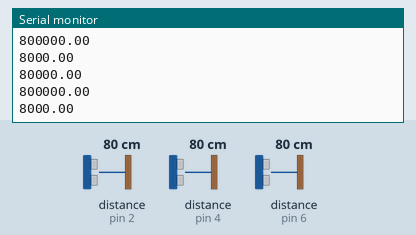
The sketch below on a simulated Arduino Uno, built with avr-gcc and run on an emulated ATmega328P. Parts: the last lines printed to the serial monitor. The inputs (shaded band) are chosen by the test bench; at power-on: distance to the obstacle (sensors on pin 2, pin 4, pin 6) 80 cm. The echo pulse lasts 58.3 µs per cm.

Above: at 1.2 s.
1.3 s: distance to the obstacle (sensor on pin 2) set to 2 cm
At 1.43 s:
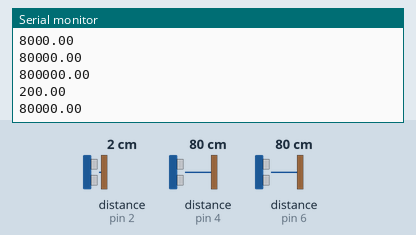
2.8 s: distance to the obstacle (sensor on pin 4) set to 2 cm
At 3.5 s:
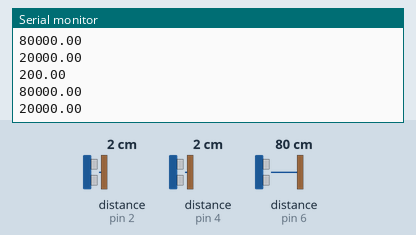
4.3 s: distance to the obstacle (sensor on pin 6) set to 2 cm
At 5.0 s:
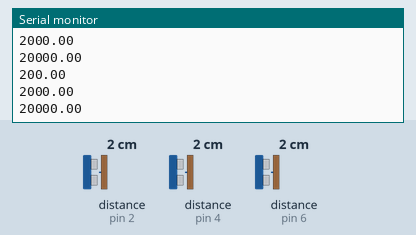
5.8 s: distance to the obstacle (sensor on pin 2) set to 4 cm
At 6.9 s:
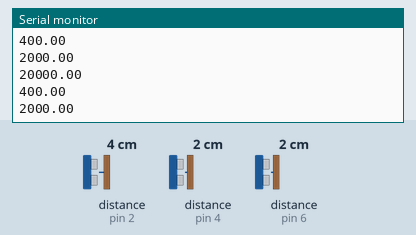
7.3 s: distance to the obstacle (sensor on pin 4) set to 4 cm
At 8.2 s:
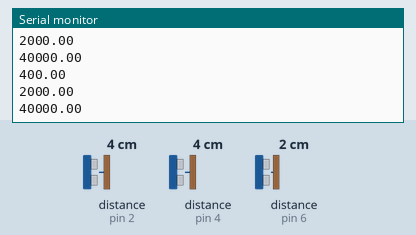
8.8 s: distance to the obstacle (sensor on pin 6) set to 4 cm
At 9.7 s:
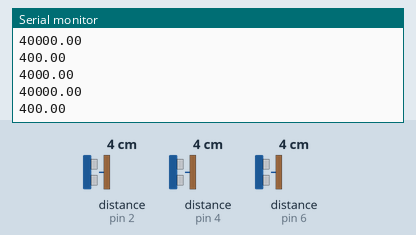
Timing chart, 0 to 11.3 s (numbered marks = the images above; inputs shaded):
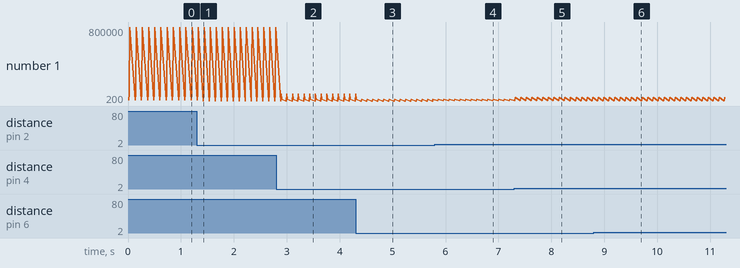

The sketch:

Ultra_Check.ino
```cpp
#include <HCSR04.h>

HCSR04 hc(5, 6); //initialisation class HCSR04 (trig pin , echo pin)
HCSR04 hcl(3, 2);   //Left Sensor
HCSR04 hcc(7, 6);   //Center Sensor (trig pin , echo pin)
HCSR04 hcr(5, 4); //Right Sensor

void setup()
{
    Serial.begin(9600);
}

void loop()
{
    float ul = hcl.dist();
    float uc = hcc.dist();
    float ur = hcr.dist();
    Serial.println(100*ul); // return curent distance in serial
    Serial.println(1000*uc);
    Serial.println(10000*ur);
    delay(100);                 // we suggest to use over 60ms measurement cycle, in order to prevent trigger signal to the echo signal.
}
```

Measured:
- after the input at 1.3 s, the serial monitor: prints a new line after 0.12 s (image 1)
- after the input at 2.8 s, the serial monitor: prints a new line after 0.10 s (image 2)
- after the input at 4.3 s, the serial monitor: prints a new line after 0.11 s (image 3)
- after the input at 5.8 s, the serial monitor: prints a new line after 0.05 s (image 4)
- after the input at 7.3 s, the serial monitor: prints a new line at once (image 5)
- after the input at 8.8 s, the serial monitor: prints a new line after 0.07 s (image 6)
- plotted number 1: 20000 → 40000 after the input at 7.3 s
